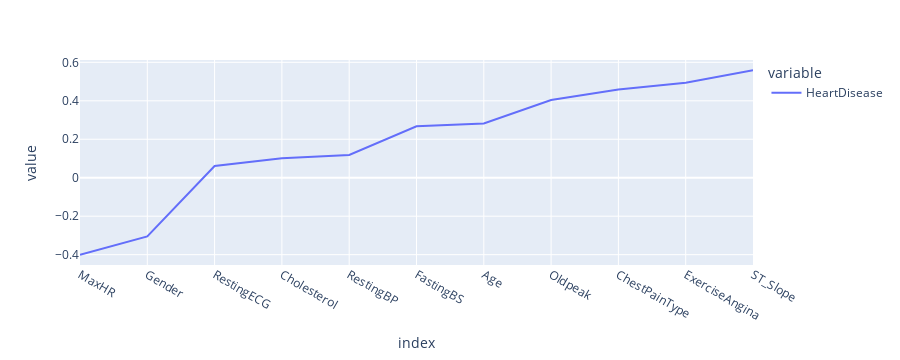

The notebook cell saved with this chart:
### Code cell
px.line(heart_df.corr()['HeartDisease'][:-1].sort_values())

### Figure 1 — Plotly figure (JSON) as saved in the notebook; plotly's stock layout.template omitted (floating-point values rounded to 4 significant figures)
{"data": [{"hovertemplate": "variable=HeartDisease<br>index=%{x}<br>value=%{y}<extra></extra>", "legendgroup": "HeartDisease", "line": {"color": "#636efa", "dash": "solid"}, "marker": {"symbol": "circle"}, "mode": "lines", "name": "HeartDisease", "orientation": "v", "showlegend": true, "type": "scatter", "x": ["MaxHR", "Gender", "RestingECG", "Cholesterol", "RestingBP", "FastingBS", "Age", "Oldpeak", "ChestPainType", "ExerciseAngina", "ST_Slope"], "xaxis": "x", "y": [-0.4004, -0.3054, 0.06101, 0.1013, 0.1183, 0.2673, 0.282, 0.404, 0.459, 0.4943, 0.5588], "yaxis": "y"}], "layout": {"height": 360, "legend": {"title": {"text": "variable"}, "tracegroupgap": 0}, "margin": {"t": 60}, "xaxis": {"anchor": "y", "autorange": true, "domain": [0, 1], "range": [0, 10], "title": {"text": "index"}, "type": "category"}, "yaxis": {"anchor": "x", "autorange": true, "domain": [0, 1], "range": [-0.4537, 0.6121], "title": {"text": "value"}, "type": "linear"}}}
